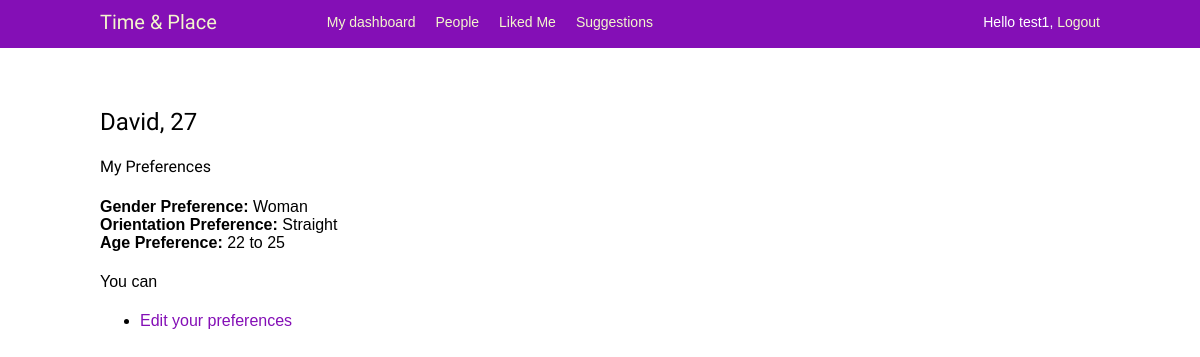
The page /account/preferences/3/ (signed in) on the database its author committed.
### account/models.py (models this page shows, shortened)
class Profile(models.Model):
    user = models.OneToOneField(settings.AUTH_USER_MODEL,
                                on_delete=models.CASCADE)
    date_of_birth = models.DateField(blank=True, null=True, default=date.today())
    photo = models.ImageField(upload_to='users/%Y/%m/%d/',
                        blank=True,
                        default='users/default/user-default.png')
    occupation = models.CharField(max_length = 50,blank=True, null=True)
    proposal_time = models.CharField(max_length = 50,blank=True, null=True)
    proposal_location = models.CharField(max_length = 50,blank=True, null=True)
    about_me = models.CharField(max_length = 100,blank=True, null=True)
    gender_choices = (('Woman', 'Woman'), ('Man', 'Man'), ('Transgender', 'Transgender'), ('Non-binary', 'Non-binaary'))
    gender_identity = models.CharField(max_length = 15, choices = gender_choices, blank = True, default="N/A")
    orientation_choices = (('Lesbian', 'Lesbian'), ('Gay', 'Gay'), ('Bisexual', 'Bisexual'), ('Queer', 'Queer'), ('Asexual', 'Asexual'), ('Straight', 'Straight'),('Other', 'Other'))
    sexual_orientation = models.CharField(max_length = 15, choices = orientation_choices, blank = True, default="N/A")
    age_preference_min = models.IntegerField(blank=True, null=True)
    age_preference_max = models.IntegerField(blank=True, null=True)
    gender_preference = models.CharField(max_length = 15, choices = gender_choices, blank = True)
    orientation_preference = models.CharField(max_length = 15, choices = orientation_choices, blank = True)
    likes = models.ManyToManyField(
        "self",
        related_name="liked_by",
        symmetrical=False,
        blank=True
    )
    hides = models.ManyToManyField(
        "self",
        related_name="hidden_by",
        symmetrical=False,
        blank=True
    )
    @property
    def calc_age(self):
        today = date.today()
        return today.year - self.date_of_birth.year - ((today.month, today.day) < (self.date_of_birth.month, self.date_of_birth.day))

### account/views.py (the view)
# urls.py: path('preferences/<int:pk>/', views.preferences, name="preferences"),
@login_required
def preferences(request, pk):
    profile = Profile.objects.get(user_id=pk)
    return render(request,
                    "profile/preferences.html",
                    {"profile": profile})

### account/templates/profile/preferences.html
{% extends 'base.html' %}
{% block content %}
<h2>
    {{ profile.user.first_name }}, {{ profile.calc_age }}
</h2>
<h4>
    My Preferences
</h4>
<b>Gender Preference: </b> {{ profile.gender_preference }}
<br>
<b>Orientation Preference: </b> {{ profile.orientation_preference }}
<br>
<b>Age Preference: </b> {{ profile.age_preference_min }} to {{ profile.age_preference_max }}
<br>
<p>You can
    <ul>
      <li>
        <a href="{% url "edit_preferences" %}">Edit your preferences</a>
      </li>
    </ul>
{% endblock content %}

### account/templates/base.html (shortened to what this page needs)
{% load static %}
<!DOCTYPE html>
<html>
<head>
    <link href="{% static "account/base.css" %}" rel="stylesheet">
</head>
<body>
    <div id="header">
        <span class="logo">Time & Place</span>
        {% if request.user.is_authenticated %}
                <ul class="menu">
                    <li {% if section == "dashboard" %}class="selected"{% endif %}>
                    <a href="{% url "dashboard" %}">My dashboard</a>
                    </li>
                    <li {% if section == "people" %}class="selected"{% endif %}>
                    <a href="{% url "profile_list" %}">People</a>
                    </li>
                    <li {% if section == "like_me" %}class="selected"{% endif %}>
                    <a href="#">Liked Me</a>
                    </li>
                    <li {% if section == "suggestions" %}class="selected"{% endif %}>
                        <a href="{% url "filter_profile_list" %}">Suggestions</a>
                    </li>
                </ul>
                {% endif %}
                <span class="user">
                {% if request.user.is_authenticated %}
                    Hello {{ request.user.first_name }},
                    <a href="{% url "logout" %}">Logout</a>
                {% else %}
                    <a href="{% url "login" %}">Log-in</a>
                {% endif %}
        </span>
    </div>
    <div id="content">
    {% block content %}
    {% endblock %}
    </div>
</body>
</html>

### account/static/account/base.css (style rules this page uses)
body { margin:0; padding:0; font-family:helvetica, sans-serif; }
p { line-height: 1.8; }
a { color:#840fb6; text-decoration:none; }
h1, h2, h3, h4, h5 , h6 { font-family: 'Muli', sans-serif; font-weight:normal; }
h2 { margin:30px 0 20px; }
#header { padding:10px 100px; font-size:14px; background:#840fb6; color:#fff; border-bottom:4px solid #840fb6; overflow:auto; }
#header .logo { font-family: 'Muli', sans-serif; float:left; color:#f3f7cc; font-size:20px; margin-right:10%; }
#header ul.menu { list-style:none; float:left; margin:0; padding:0; }
#header ul.menu li { float:left; padding:4px 10px; }
#header a { color:#f3f7cc; }
#header .user { float:right; padding-top:4px; }
#content { padding:30px 100px; }

### rows shown on the page
Profile: user.first_name "David", calc_age "27", gender_preference "Woman", orientation_preference "Straight", age_preference_min "22", age_preference_max "25"

### other values the page prints
{{ request.user.first_name }} "test1"
